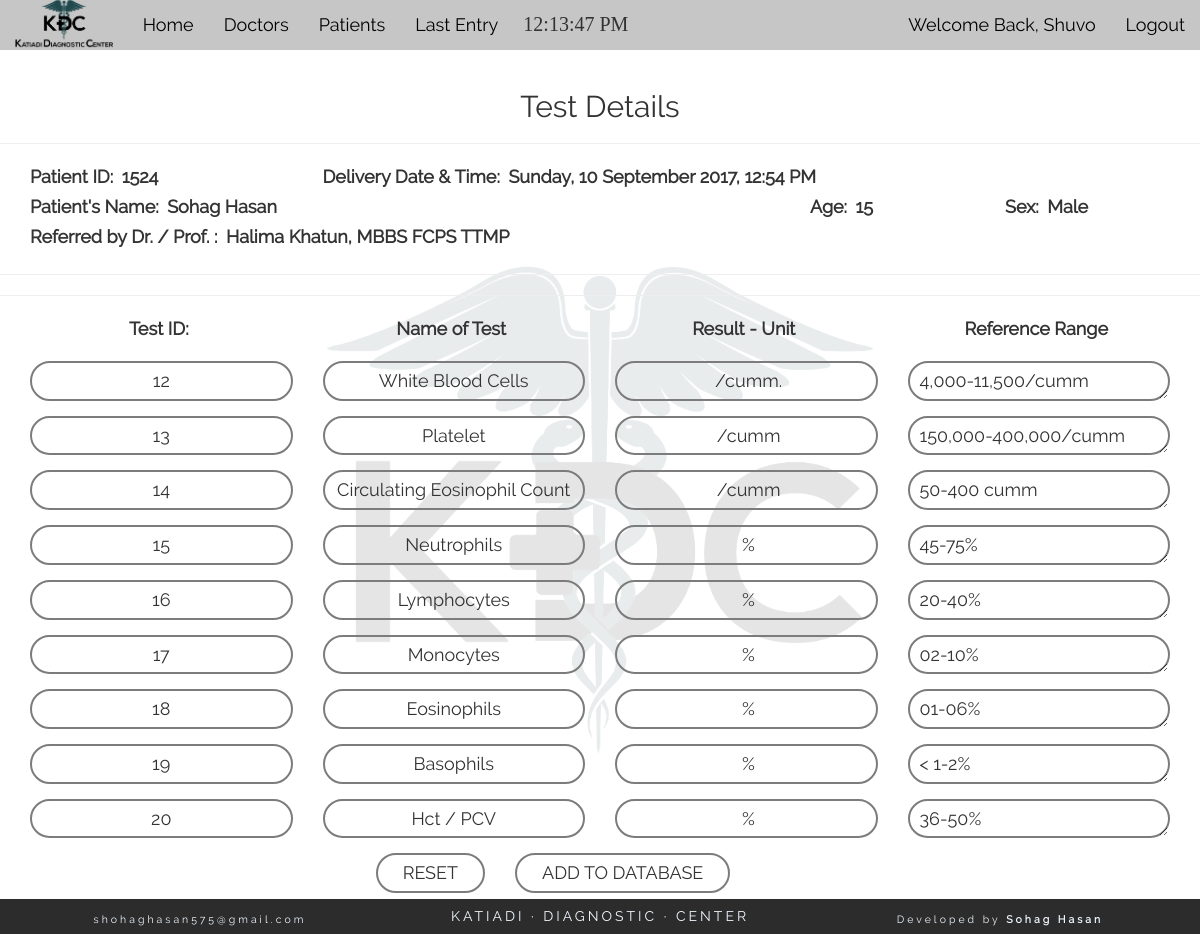
The app's page /submit.php (signed in) with its own data.
### tables this page shows
CREATE TABLE "patient" (
	`lab_id`	INTEGER NOT NULL PRIMARY KEY AUTOINCREMENT,
	`p_id`	int(11) NOT NULL,
	`p_datetime`	datetime NOT NULL,
	`p_name`	varchar(200) NOT NULL,
	`p_age`	int(11) NOT NULL,
	`sex`	varchar(10) NOT NULL,
	`doctor_id`	int(11) NOT NULL,
	`specimen1`	varchar(50) NOT NULL,
	`specimen2`	varchar(50) NOT NULL,
	`specimen3`	varchar(50) NOT NULL,
	`status`	int(1) NOT NULL,
	`pat_amount`	INTEGER,
	`doc_amount`	INTEGER,
	`whenadded`	TEXT
);

CREATE TABLE "doctor" (
	`doctor_id`	INTEGER NOT NULL PRIMARY KEY AUTOINCREMENT,
	`d_name`	varchar(200) NOT NULL,
	`age`	int(11) NOT NULL,
	`sex`	varchar(15) NOT NULL,
	`degree`	varchar(200) NOT NULL,
	`status`	int(1) NOT NULL
);

CREATE TABLE "testref" (
	`test_id`	INTEGER NOT NULL PRIMARY KEY AUTOINCREMENT,
	`specimen`	INTEGER NOT NULL,
	`test_code`	TEXT NOT NULL,
	`test_name`	TEXT NOT NULL,
	`test_unit`	TEXT NOT NULL,
	`test_ref`	TEXT NOT NULL
);

### submit.php (the view, shortened to what this page needs)
<?php
	if(isset($_SESSION['username'])){
	require_once("config.php");
	$select_last_row = 'SELECT lab_id FROM patient ORDER BY lab_id DESC LIMIT 0 ,1';
	$last_id = $db-> query($select_last_row);
	$row = $last_id-> fetchArray(SQLITE3_ASSOC);
	$last_entry = $row['lab_id'];
	$selss= "SELECT * FROM patient WHERE lab_id=$last_entry";
	$ressub= $db-> query($selss);
	$datasub=$ressub-> fetchArray(SQLITE3_ASSOC);
	$specimen1=$datasub['specimen1'];
	$specimen2=$datasub['specimen2'];
	$specimen3=$datasub['specimen3'];
	$test_ref= "SELECT * FROM testref WHERE test_code='$specimen1' OR test_code='$specimen2' OR test_code='$specimen3'" ;
	$test_qry= $db-> query($test_ref);
?>
<section class="container-fluid text-left">
	<div class="row">
	<h2 class="title text-center">Test Details</h2>
	<hr>
		<div class="col-md-12">
			<div class="col-md-3">
			<label for="">Patient ID:</label>
			<label for=""><?php echo $datasub['p_id']; ?></label>
			</div>
			<div class="col-md-9 text-left">
			<label for="">Delivery Date & Time:</label>
			<label for=""><?php echo $datasub['p_datetime']; ?></label>
			</div>
		</div>
		<div class="col-md-12">
			<div class="col-md-8">
			<label for="">Patient's Name:</label>
			<label for=""><?php echo $datasub['p_name']; ?></label>
			</div>
			<div class="col-md-2">
			<label for="">Age:</label>
			<label for=""><?php echo $datasub['p_age']; ?></label>
			</div>
			<div class="col-md-2">
			<label for="">Sex:</label>
			<label for=""><?php echo $datasub['sex']; ?></label>
			</div>
		</div>
		<div class="col-md-12">
			<div class="col-md-12">
			<label for="">Referred by Dr. / Prof. :</label>
			<label for=""><?php
				$doctorsub = $datasub['doctor_id'];
				$seldoc= "SELECT * FROM doctor WHERE doctor_id=$doctorsub";
				$resdoc= $db-> query($seldoc);
				$data= $resdoc-> fetchArray(SQLITE3_ASSOC);
				echo $data['d_name'].", ".$data['degree'];
				?></label>
			</div>
		</div>
	</div>
</section>
<hr><hr>
<section class="container-fluid text-center" id="test_list" >
    	<div class="row">
    	<form action="" method="post">
    		<div class="col-md-12 mb_15">
    			<div class="col-md-3">
    				<label for="">Test ID:</label>
    			</div>
				<div class="col-md-3">
					<label for="">Name of Test</label>
				</div>
				<div class="col-md-3">
					<label for="">Result - Unit</label>
				</div>
				<div class="col-md-3">
					<label for="">Reference Range</label>
				</div>
    		</div>
    		<?php while($test_arry= $test_qry->fetchArray(SQLITE3_ASSOC)){  ?>
    		<div class="col-md-12 mb_15">
    			<div class="col-md-3 text-center form_row">
					<input class="text-center" name="test_id[]" type="text" value="<?php echo $test_arry['test_id']; ?>">
				</div>
				<div class="col-md-3 text-center form_row">
					<input class="text-center" type="text" value="<?php echo $test_arry['test_name']; ?>" disabled>
				</div>
				<div class="col-md-3 text-center form_row">
					<input class="text-center" type="text" name="report[]" value=" <?php echo $test_arry['test_unit']; ?>">
				</div>
				<div class="col-md-3 text-center form_row">
					<textarea name="" id="txtarea" cols="30" rows="1" disabled><?php echo $test_arry['test_ref']; ?></textarea>
				</div>
    		</div>
    		<?php } ?>
    		<div class="col-md-5 text-right">
				<input type="reset" name="" id="reset" value="RESET">
			</div>
			<div class="col-md-7 text-left">
				<input type="submit" name="go" id="go" value="ADD TO DATABASE">
			</div>
    	</div>
    	<div class="col-md-12"></div>
    	<div class="col-md-12">
    	</div>
    </section>
	<?php get_footer(); }else{
		header('location: login.php');
	}  ?>

### css/style.css (style rules this page uses)
* { font-family: "Raleway-Regular"; }
body { background: url(../pics/bg.png) center center no-repeat; background-size: contain; min-height: 100vh; padding-bottom: 39px; }
.title { font-size: 30px; }
.form_row { display: flex; }
#txtarea { border: 2px solid #7C7C7C; background-color: transparent; border-radius: 36px; padding: 5px 10px; outline: 0px; font-size: 18px!important; }
select, input { border: 2px solid #7C7C7C; background-color: transparent; border-radius: 36px; padding: 5px 10px; outline: 0px; flex: 1; font-size: 18px!important; }
label, a { font-size: 18px !important; line-height: 25px; padding: 0px 5px 0px 0px; }
#reset { transition: 300ms ease; padding-left: 25px; padding-right: 25px; }
#go { transition: 200ms ease; padding-left: 25px; padding-right: 25px; }
.mb_15 { margin-bottom: 15px; }

### records on screen
patient: p "1524", p_datetime "Sunday, 10 September 2017, 12:54 PM", p_name "Sohag Hasan", p_age "15", sex "Male"
doctor: d_name "Halima Khatun", degree "MBBS FCPS TTMP"
testref: test_id "12", test_name "White Blood Cells", test_unit "/cumm.", test_ref "4,000-11,500/cumm"
testref: test_id "13", test_name "Platelet", test_unit "/cumm", test_ref "150,000-400,000/cumm"
testref: test_id "14", test_name "Circulating Eosinophil Count", test_unit "/cumm", test_ref "50-400 cumm"
testref: test_id "15", test_name "Neutrophils", test_unit "%", test_ref "45-75%"
testref: test_id "16", test_name "Lymphocytes", test_unit "%", test_ref "20-40%"
testref: test_id "17", test_name "Monocytes", test_unit "%", test_ref "02-10%"
testref: test_id "18", test_name "Eosinophils", test_unit "%", test_ref "01-06%"
testref: test_id "19", test_name "Basophils", test_unit "%", test_ref "< 1-2%"
testref: test_id "20", test_name "Hct / PCV", test_unit "%", test_ref "36-50%"

### other values on screen
$_SESSION['username'] "Shuvo"
